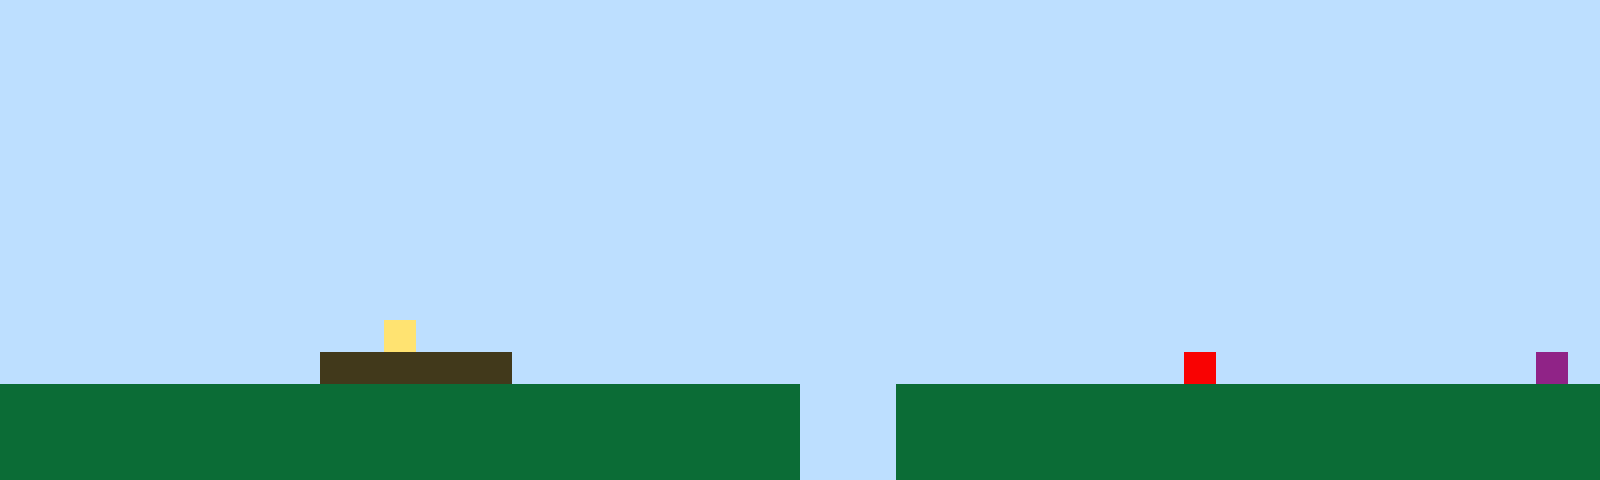

Below is a game level as drawn by its tile map, then a one-line description and the .tmx file that defines it, in full:
An orthogonal 50x15 tile map with 32x32 px tiles, 1 tile layer (Tile Layer 1).

<map version="1.10" tiledversion="1.11.2" orientation="orthogonal" renderorder="right-up" width="50" height="15" tilewidth="32" tileheight="32" infinite="0" nextlayerid="2" nextobjectid="1"><editorsettings><export target="map1.csv" format="csv" /></editorsettings><tileset firstgid="1" name="sprites" tilewidth="32" tileheight="32" tilecount="6" columns="3"><image source="sprites.png" width="96" height="64" /></tileset><layer id="1" name="Tile Layer 1" width="50" height="15"><data encoding="csv">1,1,1,1,1,1,1,1,1,1,1,1,1,1,1,1,1,1,1,1,1,1,1,1,1,1,1,1,1,1,1,1,1,1,1,1,1,1,1,1,1,1,1,1,1,1,1,1,1,1,1,1,1,1,1,1,1,1,1,1,1,1,1,1,1,1,1,1,1,1,1,1,1,1,1,1,1,1,1,1,1,1,1,1,1,1,1,1,1,1,1,1,1,1,1,1,1,1,1,1,1,1,1,1,1,1,1,1,1,1,1,1,1,1,1,1,1,1,1,1,1,1,1,1,1,1,1,1,1,1,1,1,1,1,1,1,1,1,1,1,1,1,1,1,1,1,1,1,1,1,1,1,1,1,1,1,1,1,1,1,1,1,1,1,1,1,1,1,1,1,1,1,1,1,1,1,1,1,1,1,1,1,1,1,1,1,1,1,1,1,1,1,1,1,1,1,1,1,1,1,1,1,1,1,1,1,1,1,1,1,1,1,1,1,1,1,1,1,1,1,1,1,1,1,1,1,1,1,1,1,1,1,1,1,1,1,1,1,1,1,1,1,1,1,1,1,1,1,1,1,1,1,1,1,1,1,1,1,1,1,1,1,1,1,1,1,1,1,1,1,1,1,1,1,1,1,1,1,1,1,1,1,1,1,1,1,1,1,1,1,1,1,1,1,1,1,1,1,1,1,1,1,1,1,1,1,1,1,1,1,1,1,1,1,1,1,1,1,1,1,1,1,1,1,1,1,1,1,1,1,1,1,1,1,1,1,1,1,1,1,1,1,1,1,1,1,1,1,1,1,1,1,1,1,1,1,1,1,1,1,1,1,1,1,1,1,1,1,1,1,1,1,1,1,1,1,1,1,1,1,1,1,1,1,1,1,1,1,1,1,1,1,1,1,1,1,1,1,1,1,1,1,1,1,1,1,1,1,1,1,1,1,1,1,1,1,1,1,1,1,1,1,1,1,1,1,1,1,1,1,1,1,1,1,1,1,1,1,1,1,1,1,1,1,1,1,1,1,1,1,1,1,1,1,1,1,1,1,1,1,1,1,1,1,1,1,1,1,1,1,1,1,1,1,1,1,1,1,1,1,1,1,1,1,1,1,1,1,1,1,1,1,1,1,1,1,1,1,1,1,1,1,1,1,1,1,1,1,1,1,1,1,4,1,1,1,1,1,1,1,1,1,1,1,1,1,1,1,1,1,1,1,1,1,1,1,1,1,1,1,1,1,1,1,1,1,1,1,1,1,1,1,1,1,1,1,1,1,1,1,3,3,3,3,3,3,1,1,1,1,1,1,1,1,1,1,1,1,1,1,1,1,1,1,1,1,1,5,1,1,1,1,1,1,1,1,1,1,6,1,2,2,2,2,2,2,2,2,2,2,2,2,2,2,2,2,2,2,2,2,2,2,2,2,2,1,1,1,2,2,2,2,2,2,2,2,2,2,2,2,2,2,2,2,2,2,2,2,2,2,2,2,2,2,2,2,2,2,2,2,2,2,2,2,2,2,2,2,2,2,2,2,2,2,2,1,1,1,2,2,2,2,2,2,2,2,2,2,2,2,2,2,2,2,2,2,2,2,2,2,2,2,2,2,2,2,2,2,2,2,2,2,2,2,2,2,2,2,2,2,2,2,2,2,2,1,1,1,2,2,2,2,2,2,2,2,2,2,2,2,2,2,2,2,2,2,2,2,2,2</data></layer></map>
